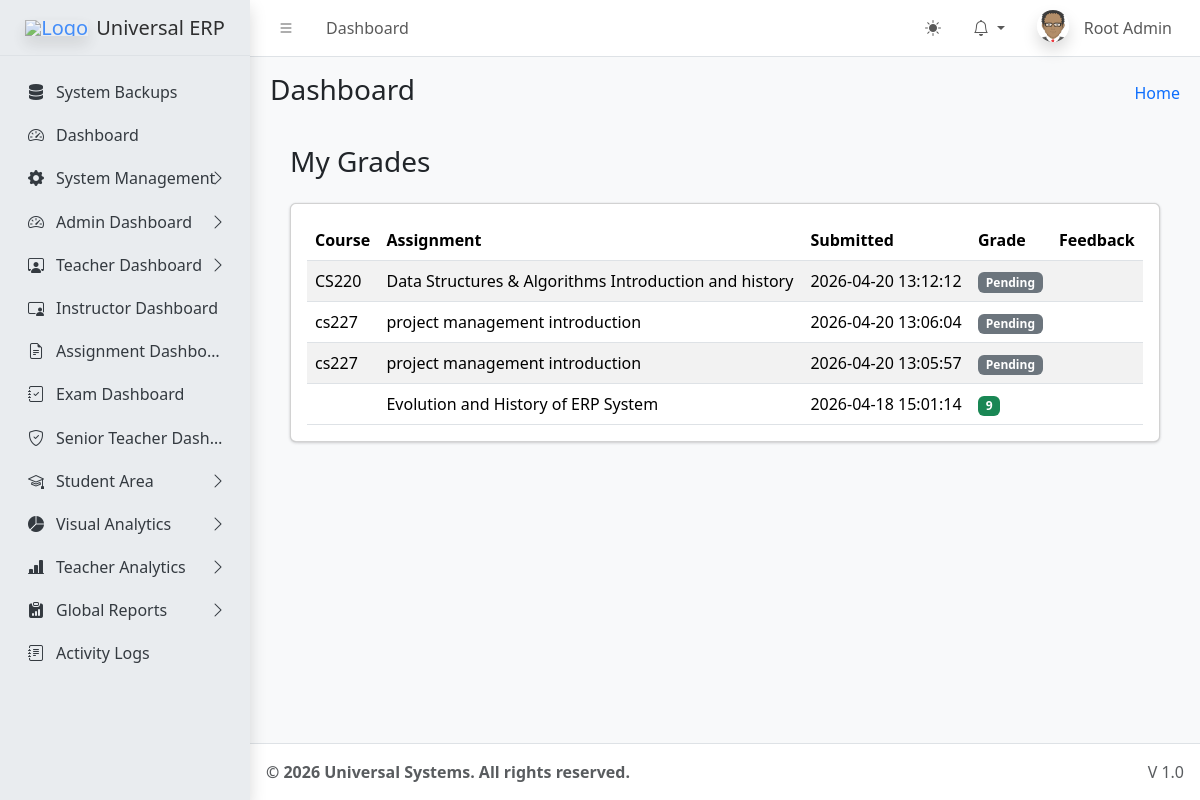
/dashboards/student/grades.php (signed in), run on the app's committed database.
### tables this page shows
CREATE TABLE `sys_pages` (
  `id` int(11) NOT NULL,
  `parent_id` int(11) DEFAULT 0,
  `page_name` varchar(100) NOT NULL,
  `page_url` varchar(255) DEFAULT '#',
  `icon_class` varchar(50) DEFAULT 'bi bi-circle',
  `sort_order` int(11) DEFAULT 0
);

CREATE TABLE `submissions` (
  `id` int(11) NOT NULL,
  `assignment_id` int(11) NOT NULL,
  `student_id` int(11) NOT NULL,
  `file_path` varchar(255) DEFAULT NULL,
  `submitted_at` timestamp NOT NULL DEFAULT current_timestamp(),
  `grade` float DEFAULT NULL,
  `feedback` text DEFAULT NULL
);

CREATE TABLE `courses` (
  `id` int(11) NOT NULL,
  `teacher_id` int(11) NOT NULL,
  `course_code` varchar(50) DEFAULT NULL,
  `title` varchar(255) NOT NULL,
  `description` text DEFAULT NULL,
  `created_at` timestamp NOT NULL DEFAULT current_timestamp()
);

CREATE TABLE `assignments` (
  `id` int(11) NOT NULL,
  `course_id` int(11) NOT NULL,
  `title` varchar(100) NOT NULL,
  `description` text DEFAULT NULL,
  `due_date` datetime DEFAULT NULL,
  `created_at` timestamp NOT NULL DEFAULT current_timestamp()
);

### dashboards/student/grades.php (the view, shortened to what this page needs)
<?php
require_once '../../core/db.php';
require_once '../../includes/header.php';
$student_id = $_SESSION['user_id'];
$sql = "SELECT s.*, a.title as assignment_title, c.title as course_title, c.course_code
        FROM submissions s
        JOIN assignments a ON s.assignment_id = a.id
        JOIN courses c ON a.course_id = c.id
        WHERE s.student_id = ?
        ORDER BY s.submitted_at DESC";
$stmt = $pdo->prepare($sql);
$stmt->execute([$student_id]);
$grades = $stmt->fetchAll();
?>
<div class="app-content-header">
    <div class="container-fluid">
        <div class="row">
            <div class="col-sm-6"><h3>My Grades</h3></div>
        </div>
    </div>
</div>
<div class="app-content">
    <div class="container-fluid">
        <div class="card">
            <div class="card-body">
                <table class="table table-striped">
                    <thead>
                        <tr>
                            <th>Course</th>
                            <th>Assignment</th>
                            <th>Submitted</th>
                            <th>Grade</th>
                            <th>Feedback</th>
                        </tr>
                    </thead>
                    <tbody>
                        <?php foreach($grades as $g): ?>
                        <tr>
                            <td><?= htmlspecialchars($g['course_code']) ?></td>
                            <td><?= htmlspecialchars($g['assignment_title']) ?></td>
                            <td><?= $g['submitted_at'] ?></td>
                            <td>
                                <?php if($g['grade'] !== null): ?>
                                    <span class="badge bg-success"><?= $g['grade'] ?></span>
                                <?php else: ?>
                                    <span class="badge bg-secondary">Pending</span>
                                <?php endif; ?>
                            </td>
                            <td><?= htmlspecialchars($g['feedback']) ?></td>
                        </tr>
                        <?php endforeach; ?>
                    </tbody>
                </table>
            </div>
        </div>
    </div>
</div>
<?php require_once '../../includes/footer.php'; ?>

### includes/sidebar.php (shortened to what this page needs)
<aside class="app-sidebar bg-body-secondary shadow">
    <div class="sidebar-brand">
        <a href="<?= BASE_URL ?>index.php" class="brand-link">
            <img src="<?= $settings['system_logo'] ?>" alt="Logo" class="brand-image opacity-75 shadow">
            <span class="brand-text fw-light"><?= $settings['system_name'] ?></span>
        </a>
    </div>
    <div class="sidebar-wrapper">
        <nav class="mt-2">
            <ul class="nav sidebar-menu flex-column" data-lte-toggle="treeview" role="menu" data-accordion="false">
                <?php
                function buildMenu($pdo, $parentId = 0, $userRole, $currentUrl)
                {
                    $sql = "
                        SELECT p.* FROM sys_pages p
                        JOIN role_access ra ON p.id = ra.page_id
                        WHERE p.parent_id = ? AND ra.role_key = ?
                        ORDER BY p.sort_order ASC
                    ";
                    $stmt = $pdo->prepare($sql);
                    $stmt->execute([$parentId, $userRole]);
                    $items = $stmt->fetchAll();
                    foreach ($items as $item) {
                        $childStmt = $pdo->prepare("SELECT COUNT(*) FROM sys_pages WHERE parent_id = ?");
                        $childStmt->execute([$item['id']]);
                        $hasChildren = $childStmt->fetchColumn() > 0;
                        $isActive = (strpos($currentUrl, $item['page_url']) !== false && $item['page_url'] !== '#');
                        $menuOpen = $isActive ? 'menu-open' : '';
                        $activeClass = $isActive ? 'active' : '';
                        echo '<li class="nav-item ' . $menuOpen . '">';
                        echo '<a href="' . ($hasChildren ? '#' : BASE_URL . $item['page_url']) . '" class="nav-link ' . $activeClass . '">';
                        echo '<i class="nav-icon ' . $item['icon_class'] . '"></i>';
                        echo '<p>' . htmlspecialchars($item['page_name']);
                        if ($hasChildren) {
                            echo '<i class="nav-arrow bi bi-chevron-right"></i>';
                        }
                        echo '</p></a>';
                        if ($hasChildren) {
                            buildMenu($pdo, $item['id'], $userRole, $currentUrl);
                        }
                        echo '</li>';
                    }
                }
                $cur = substr($_SERVER['SCRIPT_NAME'], strlen('/universal/'));
                buildMenu($pdo, 0, $_SESSION['role'], $cur);
                ?>
            </ul>
        </nav>
    </div>
</aside>

### data on the page
sys_pages: page_name "System Backups"
sys_pages: page_name "Dashboard"
sys_pages: page_name "System Management"
sys_pages: page_name "Admin Dashboard"
sys_pages: page_name "Teacher Dashboard"
sys_pages: page_name "Instructor Dashboard"
sys_pages: page_name "Assignment Dashbo…"
sys_pages: page_name "Exam Dashboard"
sys_pages: page_name "Senior Teacher Dash…"
sys_pages: page_name "Student Area"
sys_pages: page_name "Visual Analytics"
sys_pages: page_name "Teacher Analytics"
sys_pages: page_name "Global Reports"
sys_pages: page_name "Activity Logs"
submissions: courses.course_code "CS220", assignment.title "Data Structures & Algorithms Introduction and history", submitted_at "2026-04-20 13:12:12", shows "Pending"
submissions: courses.course_code "cs227", assignment.title "project management introduction", submitted_at "2026-04-20 13:06:04", shows "Pending"
submissions: courses.course_code "cs227", assignment.title "project management introduction", submitted_at "2026-04-20 13:05:57", shows "Pending"
submissions: assignment.title "Evolution and History of ERP System", submitted_at "2026-04-18 15:01:14", grade "9"

### other printed values
$pageTitle "Dashboard"
$_SESSION['name'] "Root Admin"
$settings['system_name'] "Universal ERP"
$settings['footer_text'] "© 2026 Universal Systems. All rights reserved."
